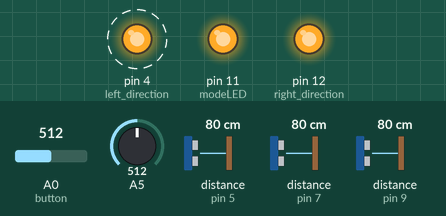
Simulated run of this sketch. Board: Arduino Uno, built with avr-gcc and run on an emulated ATmega328P. Shown: output pins drawn as LEDs (lit = HIGH). Wiring (inferred from the names in the program): 3 × ultrasonic range finder: trigger pin 6, echo pin 5 / trigger pin 8, echo pin 7 / trigger pin 13, echo pin 9. Dashed ring = blinking. The inputs (shaded band) are chosen by the test bench; at power-on: distance to the obstacle (sensors on pin 5, pin 7, pin 9) 80 cm, A0 (button) = 512, A5 = 512. The echo pulse lasts 58.3 µs per cm; pins used as bus, display or sensor lines are not drawn; what the sketch prints to the serial monitor is not drawn.

Above: at 1.0 s.
1.3 s: distance to the obstacle (sensor on pin 5) set to 56 cm
4.3 s: distance to the obstacle (sensor on pin 5) set to 45 cm
At 4.45 s:
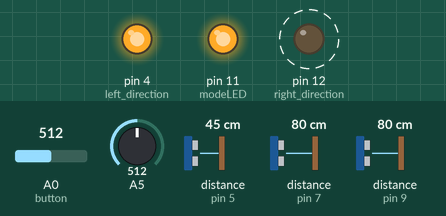
7.3 s: distance to the obstacle (sensor on pin 5) set to 60 cm
At 7.6 s:
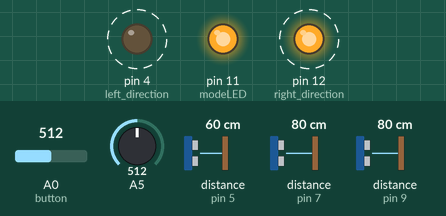
10.3 s: distance to the obstacle (sensor on pin 7) set to 60 cm
At 10.8 s:
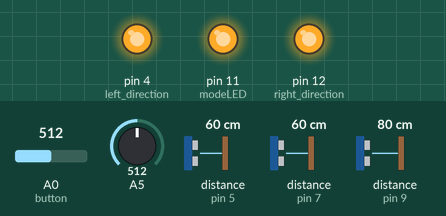
11.8 s: distance to the obstacle (sensor on pin 7) set to 120 cm
At 12.1 s:
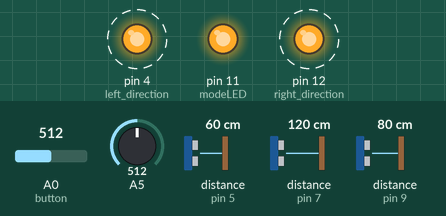
Timing chart, 0 to 15.8 s (numbered marks = the images above; inputs shaded):
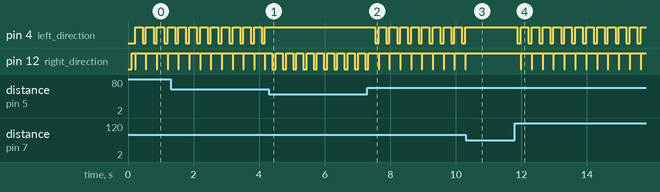

Measured:
- the behaviour switches between 51 and 50 cm on distance to the obstacle (sensor on pin 5) (found by bisection; images 0 and 1)
- after the input at 4.3 s, pin 4 (left_direction): stops changing and stays HIGH
- after the input at 7.3 s, pin 4 (left_direction): alternates HIGH for 0.23 s and LOW for 0.10 s, starting after 0.25 s
- after the input at 10.3 s, pin 4 (left_direction): stops changing and stays HIGH; pin 12 (right_direction): goes on until 10.3 s, then stays HIGH
- after the input at 11.8 s, pin 4 (left_direction): alternates HIGH for 0.23 s and LOW for 0.10 s, starting after 0.08 s; pin 12 (right_direction): alternates HIGH for 0.32 s and LOW for 0.02 s, starting after 0.18 s
- by itself, pin 4 (left_direction): alternates HIGH for 0.23 s and LOW for 0.10 s
- by itself, pin 12 (right_direction): alternates HIGH for 0.31 s and LOW for 0.02 s

The sketch:

arduino_main.ino
```cpp
// (licence header left out)
#define left_power 3
#define left_direction 4
#define right_power  10
#define right_direction 12
#define ultraSound0in 9
#define ultraSound0out 13
#define ultraSound1in 5
#define ultraSound1out 6
#define ultraSound2in 7
#define ultraSound2out 8
#define button A0
#define modeLED 11
#define SCANNINGMODE 0
#define HOTSPOTMODE 1

#include <PWM.h>

int32_t frequency = 500; //frequency (in Hz)
int speed=0,distanceFront=0,oldDistanceFront=0,distanceLeftFront=0,oldDistanceLeftFront=0,distanceLeft=0,oldDistanceLeft=0;
bool isColliding=false;

int MODE = HOTSPOTMODE;
bool lastButtonValue = false;

void setup() {
 pinMode(right_power, OUTPUT);
 pinMode(right_direction, OUTPUT);
 pinMode(left_power, OUTPUT);
 pinMode(left_direction, OUTPUT);
 pinMode(ultraSound0in, INPUT);
 pinMode(ultraSound0out,OUTPUT);
 pinMode(ultraSound1in, INPUT);
 pinMode(ultraSound1out,OUTPUT);
 pinMode(ultraSound2in, INPUT);
 pinMode(ultraSound2out,OUTPUT);
 pinMode(button, INPUT);
 pinMode(modeLED, OUTPUT);
 InitTimersSafe();  //init Timers except Timer0

 // Set LED off as we start in normal mode
 digitalWrite(modeLED, HIGH);

 Serial.begin(9600);

 // might not need to set both these pins, due to being on the same timer
 SetPinFrequencySafe(right_power, frequency);
 SetPinFrequencySafe(left_power, frequency);
}


void slowRight (){
  digitalWrite(right_direction,LOW);
  digitalWrite(left_direction,HIGH);
  pwmWrite(left_power,200);
  pwmWrite(right_power,200);
}
void slowLeft (){
  digitalWrite(right_direction,HIGH);
  digitalWrite(left_direction,LOW);
  pwmWrite(left_power,speed);
  pwmWrite(right_power,speed);
}


void stop(){
  digitalWrite(right_direction,LOW); // Brake
  digitalWrite(left_direction,LOW); // Brake
  delay(600);
  pwmWrite(right_power, 0);
  pwmWrite(left_power, 0);
}

void start(int time){
  digitalWrite(right_direction,HIGH);
  digitalWrite(left_direction,HIGH);
  pwmWrite(right_power, 255);
  pwmWrite(left_power, 255);
  delay(time);
}
void forward() {
  digitalWrite(right_direction,HIGH);
  digitalWrite(left_direction,HIGH);
  pwmWrite(right_power, speed);
  pwmWrite(left_power, speed);
}

void fastLeft() {
  digitalWrite(right_direction,HIGH);
  digitalWrite(left_direction,LOW);
  pwmWrite(right_power, 255);
  pwmWrite(left_power, 255);
}

void fastRight() {
  digitalWrite(right_direction,LOW);
  digitalWrite(left_direction,HIGH);
  pwmWrite(right_power, 255);
  pwmWrite(left_power, 255);
}

void loop() {
  bool buttonValue = analogRead(button) < 512 ? false : true;
  if (buttonValue && !lastButtonValue) {
    if (MODE == HOTSPOTMODE) {
      digitalWrite(modeLED, HIGH);
      Serial.print("scanningMode");
      Serial.write(0);
      MODE = SCANNINGMODE;
    }
    else if (MODE == SCANNINGMODE) {
      digitalWrite(modeLED, LOW);
      Serial.print("hotspotMode");
      Serial.write(0);
      stop();
      MODE = HOTSPOTMODE;
    }
  }
  lastButtonValue = buttonValue;

  if (MODE == HOTSPOTMODE) {
    // Add code here if you want to
  }
  else if (MODE == SCANNINGMODE) {
    oldDistanceFront = distanceFront;
    distanceFront = getDistanceFront();

    delay(50); // Wait for echoes
    oldDistanceLeftFront = distanceLeftFront;
    distanceLeftFront = getDistanceLeftFront();

    delay(50); // Wait for echoes
    oldDistanceLeft=distanceLeft;
    distanceLeft = getDistanceLeft();

    speed = analogRead(5)/4;

    if ((distanceFront>0 && oldDistanceFront>0 && distanceFront<70)) {
      //stop();
      //delay(2000);
      fastRight();
      delay(150);
      fastLeft();
      delay(15); // Brake the turn
      //forward();
      //delay(50);
      //start(250);
    }
    else if (distanceLeftFront>0 && oldDistanceLeftFront>0 && distanceLeftFront<50) {
      fastRight();
      delay(100);
      forward();
      delay(100);
    }
    else {
      if (distanceLeft>0 && oldDistanceLeft>0 && distanceLeft < 25) {
        fastRight();
        delay(30);
        forward();
        delay(100);
      }
      if (distanceLeft > 30 && distanceLeft < 60) {
        fastLeft();
        delay(30);
        forward();
        delay(100);
      }
      if (distanceLeft ==0 || distanceLeft > 60) {
        fastLeft();
        delay(100);
        fastRight();
        delay(15); // Brake the turn
        forward();
        delay(100);
      }
    }
    forward();
  }
}


int getDistanceFront() {
  int distance=0;
  digitalWrite(ultraSound0out, LOW);
  delayMicroseconds(2);
  digitalWrite(ultraSound0out, HIGH);
  delayMicroseconds(10);
  digitalWrite(ultraSound0out, LOW);
  distance = pulseIn(ultraSound0in, HIGH,8000);
  distance = microsecondsToCentimeters(distance);
  return distance;
}

int getDistanceLeftFront() {
  int distance=0;
  digitalWrite(ultraSound1out, LOW);
  delayMicroseconds(2);
  digitalWrite(ultraSound1out, HIGH);
  delayMicroseconds(10);
  digitalWrite(ultraSound1out, LOW);
  distance = pulseIn(ultraSound1in, HIGH,8000);
  distance = microsecondsToCentimeters(distance);
  return distance;
}

int getDistanceLeft() {
  int distance=0;
  digitalWrite(ultraSound2out, LOW);
  delayMicroseconds(2);
  digitalWrite(ultraSound2out, HIGH);
  delayMicroseconds(10);
  digitalWrite(ultraSound2out, LOW);
  distance = pulseIn(ultraSound2in, HIGH,8000);
  distance = microsecondsToCentimeters(distance);
  return distance;
}

long microsecondsToCentimeters(long microseconds)
{
  // The speed of sound is 340 m/s or 29 microseconds per centimeter.
  // The ping travels out and back, so to find the distance of the
  // object we take half of the distance travelled.
  return microseconds / 29 / 2;
}
```

PWM.h
```cpp
// (licence header left out)
/*
This library is built to support two of the AVR Architecture 'groups' that Arduino uses
a) ATmega48/88/168/328,
b) ATmega640/1280/1281/2560/2561
*/

#ifndef PWM_H_
#define PWM_H_

#include "avr/pgmspace.h"
#include "math.h"

#if defined(__AVR_ATmega640__) || defined(__AVR_ATmega1280__) || defined(__AVR_ATmega1281__) || defined(__AVR_ATmega2560__) || defined(__AVR_ATmega2561__)
	#include "utility/ATimerDefs.h"
#elif defined(__AVR_ATmega48__) || defined(__AVR_ATmega88__) || defined(__AVR_ATmega88P__) || defined(__AVR_ATmega168__) || defined(__AVR_ATmega168P__) || defined(__AVR_ATmega328__) || defined(__AVR_ATmega328P__)
	#include "utility/BTimerDefs.h"
#endif


#if defined(__AVR_ATmega640__) || defined(__AVR_ATmega1280__) || defined(__AVR_ATmega1281__) || defined(__AVR_ATmega2560__) || defined(__AVR_ATmega2561__)
// 16 bit timers
extern uint32_t	GetFrequency_16(const int16_t timerOffset);
extern bool		SetFrequency_16(const int16_t timerOffset, uint32_t f);
extern uint16_t GetPrescaler_16(const int16_t timerOffset);
extern void		SetPrescaler_16(const int16_t timerOffset, prescaler psc);
extern void		SetTop_16(const int16_t timerOffset, uint16_t top);
extern uint16_t GetTop_16(const int16_t timerOffset);
extern void		Initialize_16(const int16_t timerOffset);
extern float	GetResolution_16(const int16_t timerOffset);

// 8 bit timers
extern uint32_t	GetFrequency_8(const int16_t timerOffset);
extern bool		SetFrequency_8(const int16_t timerOffset, uint32_t f);
extern uint16_t GetPrescaler_8(const int16_t timerOffset);
extern void		SetPrescaler_8(const int16_t timerOffset, prescaler psc);
extern void		SetPrescalerAlt_8(const int16_t timerOffset, prescaler_alt psc);
extern void		SetTop_8(const int16_t timerOffset, uint8_t top);
extern uint8_t	GetTop_8(const int16_t timerOffset);
extern void		Initialize_8(const int16_t timerOffset);
extern float	GetResolution_8(const int16_t timerOffset);

#endif

#if defined(__AVR_ATmega48__) || defined(__AVR_ATmega88__) || defined(__AVR_ATmega88P__) || defined(__AVR_ATmega168__) || defined(__AVR_ATmega168P__) || defined(__AVR_ATmega328__) || defined(__AVR_ATmega328P__)

// 16 bit timers
extern uint32_t	GetFrequency_16();
extern bool		SetFrequency_16(uint32_t f);
extern uint16_t GetPrescaler_16();
extern void		SetPrescaler_16(prescaler psc);
extern void		SetTop_16(uint16_t top);
extern uint16_t GetTop_16();
extern void		Initialize_16();
extern float	GetResolution_16();

// 8 bit timers
extern uint32_t	GetFrequency_8(const int16_t timerOffset);
extern bool		SetFrequency_8(const int16_t timerOffset, uint32_t f);
extern uint16_t GetPrescaler_8(const int16_t timerOffset);
extern void		SetPrescaler_8(const int16_t timerOffset, prescaler psc);
extern void		SetPrescalerAlt_8(const int16_t timerOffset, prescaler_alt psc);
extern void		SetTop_8(const int16_t timerOffset, uint8_t top);
extern uint8_t	GetTop_8(const int16_t timerOffset);
extern void		Initialize_8(const int16_t timerOffset);
extern float	GetResolution_8(const int16_t timerOffset);

#endif

//common functions

extern void		InitTimers();
extern void		InitTimersSafe();										//doesn't init timers responsible for time keeping functions
extern void		pwmWrite(uint8_t pin, uint8_t val);
extern void		pwmWriteHR(uint8_t pin, uint16_t val);					//accepts a 16 bit value and maps it down to the timer for maximum resolution
extern bool		SetPinFrequency(int8_t pin, uint32_t frequency);
extern bool		SetPinFrequencySafe(int8_t pin, uint32_t frequency);	//does not set timers responsible for time keeping functions
extern float	GetPinResolution(uint8_t pin);							//gets the PWM resolution of a pin in base 2, 0 is returned if the pin is not connected to a timer

#endif /* PWM_H_ */
```

BTimerDefs.h
```cpp
// (licence header left out)
#ifndef BTIMERDEFS_H_
#define BTIMERDEFS_H_

#if defined(__AVR_ATmega48__) || defined(__AVR_ATmega88__) || defined(__AVR_ATmega88P__) || defined(__AVR_ATmega168__) || defined(__AVR_ATmega168P__) || defined(__AVR_ATmega328__) || defined(__AVR_ATmega328P__)

//physical memory locations used in pwmWrite()
#define OCR1A_MEM	0x88
#define OCR1B_MEM	0x8A
#define OCR1C_MEM	0x8C

#define OCR0A_MEM	0x47
#define OCR0B_MEM	0x48
#define OCR2A_MEM	0xB3
#define OCR2B_MEM	0xB4

#define TCCR1A_MEM	0x80
#define TCCR1B_MEM	0x81
#define TCCR1C_MEM	0x82

#define TCCR0A_MEM	0x44
#define TCCR0B_MEM	0x45
#define TCCR2A_MEM	0xB0
#define TCCR2B_MEM	0xB1

#define ICR1_MEM	0x86

//8 bit timers
#define TIMER0_OFFSET	0x00
#define TIMER2_OFFSET	0x6C

#define TCCRA_8(tmr_offset)		_SFR_MEM8(0x44 + tmr_offset)
#define TCCRB_8(tmr_offset)		_SFR_MEM8(0x45 + tmr_offset)
#define OCRA_8(tmr_offset)		_SFR_MEM8(0x47 + tmr_offset)

static const uint16_t pscLst[] = { 0, 1, 8, 64, 256, 1024};
static const uint16_t pscLst_alt[] = {0, 1, 8, 32, 64, 128, 256, 1024};

enum prescaler
{
	ps_1	=	1,
	ps_8	=	2,
	ps_64	=	3,
	ps_256	=	4,
	ps_1024 =	5
};

//certain 8 bit timers read the CSn register differently
enum prescaler_alt
{
	psalt_1		=	1,
	psalt_8		=	2,
	psalt_32	=	3,
	psalt_64	=	4,
	psalt_128	=	5,
	psalt_256	=	6,
	psalt_1024	=	7
};

//macros for each timer 'object'
#define Timer0_GetFrequency()	GetFrequency_8(TIMER0_OFFSET)
#define Timer0_SetFrequency(x)	SetFrequency_8(TIMER0_OFFSET, x)
#define Timer0_GetPrescaler()	GetPrescaler_8(TIMER0_OFFSET)
#define Timer0_SetPrescaler(x)	SetPrescaler_8(TIMER0_OFFSET, x)
#define Timer0_GetTop()			GetTop_8(TIMER0_OFFSET)
#define Timer0_SetTop(x)		SetTop_8(TIMER0_OFFSET, x)
#define Timer0_Initialize()		Initialize_8(TIMER0_OFFSET)
#define Timer0_GetResolution()	GetResolution_8(TIMER0_OFFSET)

#define Timer1_GetFrequency()	GetFrequency_16()
#define Timer1_SetFrequency(x)	SetFrequency_16(x)
#define Timer1_GetPrescaler()	GetPrescaler_16()
#define Timer1_SetPrescaler(x)	SetPrescaler_16(x)
#define Timer1_GetTop()			GetTop_16()
#define Timer1_SetTop(x)		SetTop_16(x)
#define Timer1_Initialize()		Initialize_16()
#define Timer1_GetResolution()	GetResolution_16()

#define Timer2_GetFrequency()	GetFrequency_8(TIMER2_OFFSET)
#define Timer2_SetFrequency(x)	SetFrequency_8(TIMER2_OFFSET, x)
#define Timer2_GetPrescaler()	GetPrescaler_8(TIMER2_OFFSET)
#define Timer2_SetPrescaler(x)	SetPrescalerAlt_8(TIMER2_OFFSET, x)
#define Timer2_GetTop()			GetTop_8(TIMER2_OFFSET)
#define Timer2_SetTop(x)		SetTop_8(TIMER2_OFFSET, x)
#define Timer2_Initialize()		Initialize_8(TIMER2_OFFSET)
#define Timer2_GetResolution()	GetResolution_8(TIMER2_OFFSET)

#else
	#error "BTimerDefs.h only supports ATMega48, ATMega88, ATMega168, ATMega328"
#endif
#endif /* BTIMERDEFS_H_ */
```
